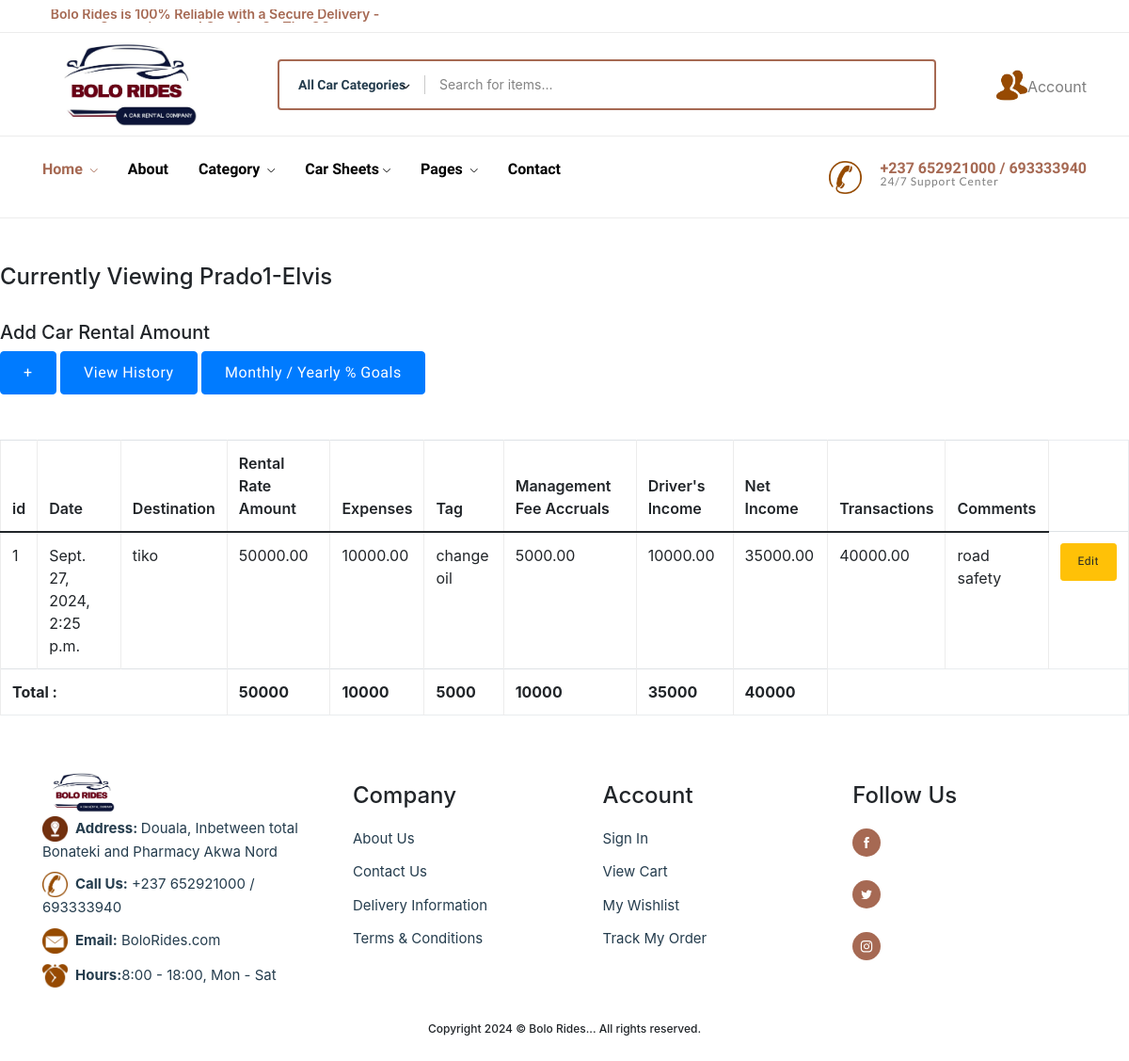
Page /prado-1-elvis on the committed database.
### core/models.py (models this page shows, shortened)
class CarsType(models.Model):
  date_time = models.DateTimeField(default=timezone.now)
  destination = models.CharField(max_length=100, blank=False)
  rental_rate_amount = models.DecimalField(blank=True, null=True, max_digits=10,  decimal_places=2, default=0.00)
  expenses = models.DecimalField(blank=True, null=True, max_digits=10,  decimal_places=2, default=0.00)
  expense_tag = models.CharField(max_length=100, blank=False)
  management_fee_accruals = models.DecimalField(blank=True, null=True, max_digits=10,  decimal_places=2, default=0.00)
  driver_income = models.DecimalField(blank=True, null=True, max_digits=10,  decimal_places=2, default=0.00)
  net_income = models.DecimalField(blank=True, null=True, max_digits=10,  decimal_places=2, default=0.00)
  transaction = models.DecimalField(blank=True, null=True, max_digits=10,  decimal_places=2, default=0.00)
  comments = models.CharField(max_length=100, blank=False, default="leave message")
  class Meta:
    abstract = True
    verbose_name = "Cars Type"
    verbose_name_plural = "Cars Types"

class ElvisSection(CarsType):
  history = HistoricalRecords()
  class Meta:
    verbose_name = "Elvis Section"
    verbose_name_plural = "Elvis Sections"

### core/views.py (the view)
# urls.py: path("prado-1-elvis", prado1_elvis_view, name="prado-1-elvis"),
def prado1_elvis_view(request):
  elvissection = ElvisSection.objects.all()
  field_names = ['rental_rate_amount', 'expenses', 'management_fee_accruals', 'driver_income', 'net_income', 'transaction' ]
  total_sums = {}
  for field_name in field_names:
    total_sum = elvissection.aggregate(**{f"{field_name}_sum": Sum(field_name)})[f"{field_name}_sum"]
    total_sums[field_name] = total_sum or Decimal('0.00')
  print(total_sums)
  context = {
    'elvissection' : elvissection,
    'header' : 'Prado1-Elvis',
    'total_sums': total_sums,
  }
  return render(request, "core/prado-1-elvis.html", context)

### core/context_processor.py (called while the page is built)
def default(request):
  categories = Category.objects.all()
  return {
    'categories': categories,
  }

### templates/core/prado-1-elvis.html
{% extends 'partials/base.html' %}
{% load static %}
{% block content %}
  <main>
    <br>
    <br>
    <h4>Currently Viewing {{ header}} </h4>
    <br>
    <div class="button-group">
      <h5> Add Car Rental Amount</h5>
      <a href="{% url 'core:add_elvissection_view' %}" class="btn btn-primary btn-md" role="button"> + </a>
      <a href="{% url 'core:prado1_elvis_history_view' %}" class="btn btn-primary btn-md" role="button"> View History </a>
      <a href="{% url 'core:prado1_elvis_yearly_goal_view' year=2023 %}" class="btn btn-primary btn-md" role="button"> Monthly / Yearly % Goals </a>
    </div>
    <br>
    <br>
    <table class="table table-hover">
      <thead>
        <tr>
          <th>id </th>
          <th>Date </th>
          <th>Destination</th>
          <th>Rental Rate Amount</th>
          <th>Expenses </th>
          <th>Tag </th>
          <th>Management Fee Accruals</th>
          <th>Driver's Income</th>
          <th>Net Income</th>
          <th>Transactions </th>
          <th>Comments </th>
        </tr>
      </thead>
      <tbody>
        {% for elvissec in elvissection %}
        <tr>
          <td> {{ elvissec.pk }} </td>
          <td> {{ elvissec.date_time }} </td>
          <td> {{ elvissec.destination }} </td>
          <td> {{ elvissec.rental_rate_amount}} </td>
          <td> {{ elvissec.expenses }} </td>
          <td> {{ elvissec.expense_tag }} </td>
          <td> {{ elvissec.management_fee_accruals }} </td>
          <td> {{ elvissec.driver_income }} </td>
          <td> {{ elvissec.net_income }} </td>
          <td> {{ elvissec.transaction }} </td>
          <td> {{ elvissec.comments  }} </td>
        <td>
            <a href="{% url 'core:edit_elvissection' elvissec.pk %}" class="btn btn-warning btn-sm" role="button"> Edit </a>
        </td>
        </tr>
      {% endfor %}
      <tr>
        <td colspan="3"> <strong>Total : </strong> </td>
        <td><strong> {{ total_sums.rental_rate_amount}}</strong></td>
        <td> <strong> {{ total_sums.expenses }}</strong></td>
        <td> <strong> {{ total_sums.management_fee_accruals }}</strong></td>
        <td> <strong> {{ total_sums.driver_income }}</strong></td>
        <td> <strong> {{ total_sums.net_income }}</strong></td>
        <td> <strong> {{ total_sums.transaction }}</strong></td>
      </tr>
      </tbody>
    </table>
  </main>
{% endblock content %}

### rows in the picture
ElvisSection: pk "1", date_time "Sept. 27, 2024, 2:25 p.m.", destination "tiko", rental_rate_amount "50000.00", expenses "10000.00", expense_tag "change oil", management_fee_accruals "5000.00", driver_income "10000.00", net_income "35000.00", transaction "40000.00", comments "road safety"

### other values in the picture
{{ header }} "Prado1-Elvis"
{{ total_sums.rental_rate_amount }} "50000"
{{ total_sums.expenses }} "10000"
{{ total_sums.management_fee_accruals }} "5000"
{{ total_sums.driver_income }} "10000"
{{ total_sums.net_income }} "35000"
{{ total_sums.transaction }} "40000"
